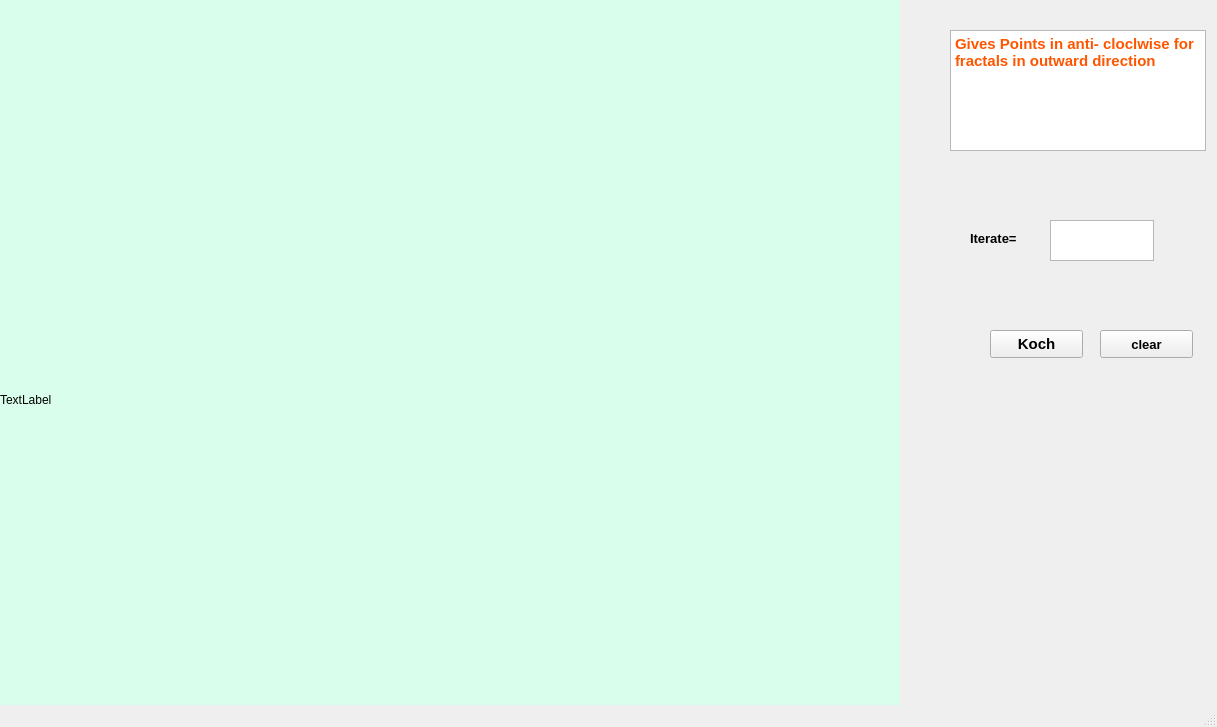
<?xml version="1.0" encoding="UTF-8"?>
<ui version="4.0">
 <class>MainWindow</class>
 <widget class="QMainWindow" name="MainWindow">
  <property name="geometry">
   <rect>
    <x>0</x>
    <y>0</y>
    <width>1217</width>
    <height>727</height>
   </rect>
  </property>
  <property name="windowTitle">
   <string>MainWindow</string>
  </property>
  <widget class="QWidget" name="centralwidget">
   <widget class="QLabel" name="label">
    <property name="geometry">
     <rect>
      <x>0</x>
      <y>0</y>
      <width>900</width>
      <height>800</height>
     </rect>
    </property>
    <property name="styleSheet">
     <string notr="true">background-color:rgb(217, 255, 236)</string>
    </property>
    <property name="text">
     <string>TextLabel</string>
    </property>
   </widget>
   <widget class="QPushButton" name="pushButton">
    <property name="geometry">
     <rect>
      <x>990</x>
      <y>330</y>
      <width>93</width>
      <height>28</height>
     </rect>
    </property>
    <property name="font">
     <font>
      <pointsize>11</pointsize>
      <weight>75</weight>
      <bold>true</bold>
     </font>
    </property>
    <property name="text">
     <string>Koch</string>
    </property>
   </widget>
   <widget class="QLabel" name="label_2">
    <property name="geometry">
     <rect>
      <x>970</x>
      <y>230</y>
      <width>71</width>
      <height>16</height>
     </rect>
    </property>
    <property name="font">
     <font>
      <pointsize>10</pointsize>
      <weight>75</weight>
      <bold>true</bold>
     </font>
    </property>
    <property name="text">
     <string>Iterate=</string>
    </property>
   </widget>
   <widget class="QTextEdit" name="textEdit">
    <property name="geometry">
     <rect>
      <x>1050</x>
      <y>220</y>
      <width>104</width>
      <height>41</height>
     </rect>
    </property>
   </widget>
   <widget class="QPushButton" name="pushButton_2">
    <property name="geometry">
     <rect>
      <x>1100</x>
      <y>330</y>
      <width>93</width>
      <height>28</height>
     </rect>
    </property>
    <property name="font">
     <font>
      <pointsize>10</pointsize>
      <weight>75</weight>
      <bold>true</bold>
     </font>
    </property>
    <property name="text">
     <string>clear</string>
    </property>
   </widget>
   <widget class="QTextBrowser" name="textBrowser">
    <property name="geometry">
     <rect>
      <x>950</x>
      <y>30</y>
      <width>256</width>
      <height>121</height>
     </rect>
    </property>
    <property name="html">
     <string>&lt;!DOCTYPE HTML PUBLIC &quot;-//W3C//DTD HTML 4.0//EN&quot; &quot;http://www.w3.org/TR/REC-html40/strict.dtd&quot;&gt;
&lt;html&gt;&lt;head&gt;&lt;meta name=&quot;qrichtext&quot; content=&quot;1&quot; /&gt;&lt;style type=&quot;text/css&quot;&gt;
p, li { white-space: pre-wrap; }
&lt;/style&gt;&lt;/head&gt;&lt;body style=&quot; font-family:'MS Shell Dlg 2'; font-size:7.8pt; font-weight:400; font-style:normal;&quot;&gt;
&lt;p style=&quot; margin-top:0px; margin-bottom:0px; margin-left:0px; margin-right:0px; -qt-block-indent:0; text-indent:0px;&quot;&gt;&lt;span style=&quot; font-size:11pt; font-weight:600; color:#ff5500;&quot;&gt;Gives Points in anti- cloclwise for fractals in outward direction&lt;/span&gt;&lt;/p&gt;&lt;/body&gt;&lt;/html&gt;</string>
    </property>
   </widget>
  </widget>
  <widget class="QMenuBar" name="menubar">
   <property name="geometry">
    <rect>
     <x>0</x>
     <y>0</y>
     <width>1217</width>
     <height>26</height>
    </rect>
   </property>
  </widget>
  <widget class="QStatusBar" name="statusbar"/>
 </widget>
 <resources/>
 <connections/>
</ui>
